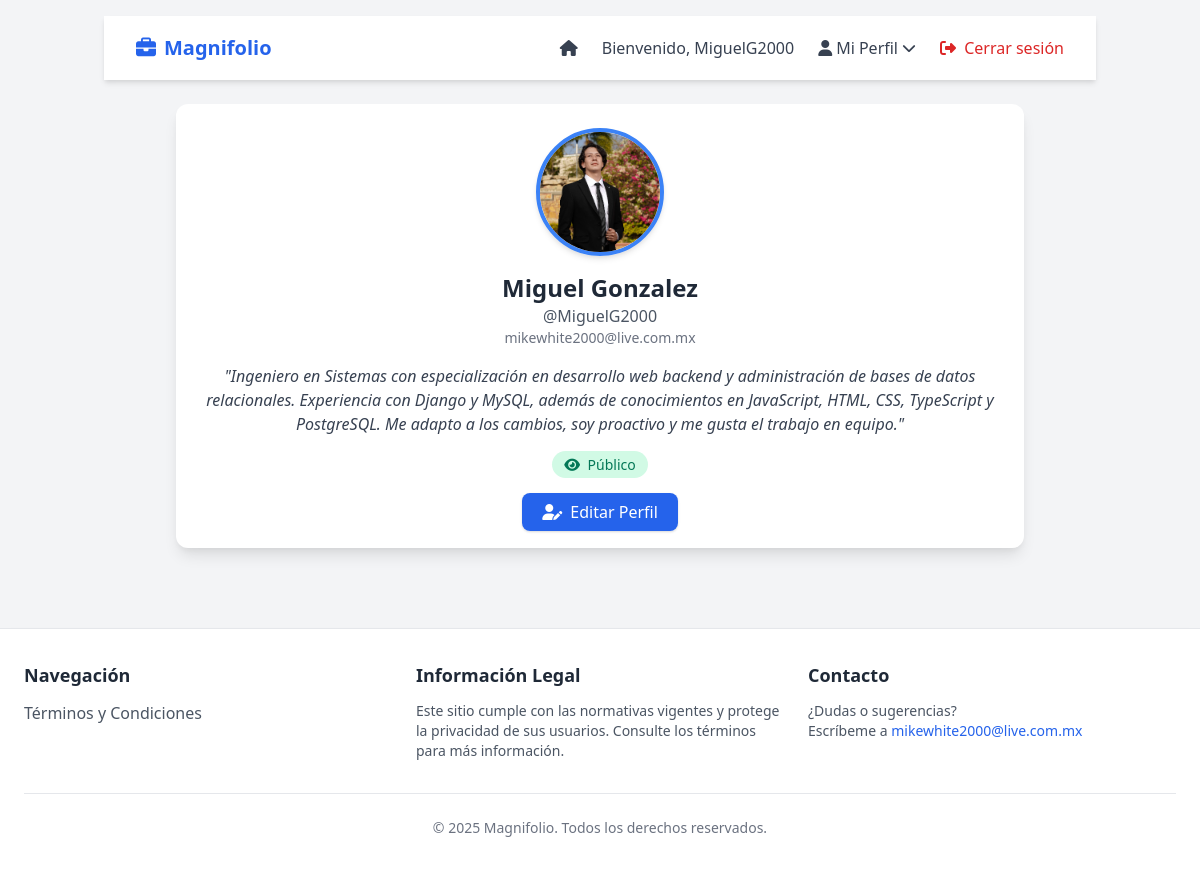
/mi_perfil/ (signed in), run on the app's committed database.
### usuarios/models.py (models this page shows, shortened)
class Usuario(AbstractUser):
    descripcion = models.TextField(max_length=300, null=True, blank=True)
    foto_perfil = models.ImageField(upload_to='fotos/', null=True, blank=True)
    visible = models.BooleanField(default=True)

### usuarios/views.py (the view)
# urls.py: path("mi_perfil/", mi_perfil, name="mi_perfil"),
@login_required
def mi_perfil(request):
    return render(request, 'mi_perfil.html')

### templates/mi_perfil.html
{% extends 'base.html' %}
{% block navbar %}
    {% include 'navbar.html' %}
{% endblock %}
{% block content %}
    <div class="max-w-4xl mx-auto p-6">
        <div class="bg-white rounded-xl shadow-lg p-6 text-center relative">
            <div class="flex justify-center">
                {% if user.foto_perfil %}
                    <img src="{{ user.foto_perfil.url }}" alt="Foto de perfil"
                         class="w-32 h-32 rounded-full object-cover border-4 border-blue-500 shadow-md">
                {% else %}
                    <div class="w-32 h-32 flex items-center justify-center rounded-full bg-gray-200 text-gray-500 text-4xl border-4 border-gray-300 shadow-md">
                        <i class="fa-solid fa-user"></i>
                    </div>
                {% endif %}
            </div>
            <h1 class="text-2xl font-bold text-gray-800 mt-4">{{ user.first_name }} {{ user.last_name }}</h1>
            <p class="text-gray-600">@{{ user.username }}</p>
            <p class="text-sm text-gray-500">{{ user.email }}</p>
            {% if user.descripcion %}
                <p class="mt-4 text-gray-700 italic">"{{ user.descripcion }}"</p>
            {% else %}
                <p class="mt-4 text-gray-400 italic">Sin descripción</p>
            {% endif %}
            <div class="mt-4">
                {% if user.visible %}
                    <span class="px-3 py-1 text-sm rounded-full bg-green-100 text-green-700">
                        <i class="fa-solid fa-eye mr-1"></i> Público
                    </span>
                {% else %}
                    <span class="px-3 py-1 text-sm rounded-full bg-red-100 text-red-700">
                        <i class="fa-solid fa-eye-slash mr-1"></i> Privado
                    </span>
                {% endif %}
            </div>
            <div class="mt-6">
                <a href="{% url 'editar_perfil' %}"
                   class="px-5 py-2 bg-blue-600 text-white rounded-lg shadow hover:bg-blue-700 transition">
                    <i class="fa-solid fa-user-pen mr-1"></i> Editar Perfil
                </a>
            </div>
        </div>
    </div>
{% endblock %}

### templates/navbar.html (shortened to what this page needs)
{% load static %}
<!DOCTYPE html>
<html lang="es">
<head>
    <link href="https://cdn.jsdelivr.net/npm/tailwindcss@2.2.19/dist/tailwind.min.css" rel="stylesheet">
    <link rel="stylesheet" href="https://cdnjs.cloudflare.com/ajax/libs/font-awesome/6.5.1/css/all.min.css">
</head>
<body class="bg-gray-100 text-gray-800">
    <nav class="bg-white shadow-md">
        <div class="max-w-7xl mx-auto px-4 sm:px-6 lg:px-8">
            <div class="flex justify-between h-16">
                <div class="flex items-center">
                    <a href="{% url 'index' %}" class="text-xl font-bold text-blue-600 flex items-center">
                        <i class="fa-solid fa-briefcase mr-2"></i> Magnifolio
                    </a>
                </div>
                <div class="hidden md:flex items-center space-x-6">
                    <a href="{% url 'index' %}" class="text-gray-700 hover:text-blue-600 transition">
                        <i class="fa-solid fa-house"></i>
                    </a>
                    {% if request.user.is_authenticated %}
                        <span class="text-gray-700">
                            Bienvenido, {{ request.user.username }}
                        </span>
                        <div class="relative">
                            <button id="perfil-btn" class="text-gray-700 hover:text-blue-600 transition flex items-center">
                                <i class="fa-solid fa-user mr-1"></i> Mi Perfil
                                <i class="fa-solid fa-chevron-down ml-1 text-sm"></i>
                            </button>
                        </div>
                        <a href="{% url 'logout' %}" class="text-red-600 hover:text-red-700 transition">
                            <i class="fa-solid fa-right-from-bracket mr-1"></i> Cerrar sesión
                        </a>
                    {% endif %}
                </div>
            </div>
        </div>
    </nav>
</body>
</html>

### data on the page
Usuario: user.username "MiguelG2000", foto_perfil (picture), first_name "Miguel", last_name "Gonzalez", username "MiguelG2000", email "mikewhite2000@live.com.mx", descripcion "Ingeniero en Sistemas con especialización en desarrollo web backend y administración de bases de datos relacionales. Experiencia con Django y MySQL, además de conocimientos en JavaScript, HTML, CSS, TypeScript y PostgreSQL. Me adapto a los cambios, soy proactivo y me gusta el trabajo en equipo."
